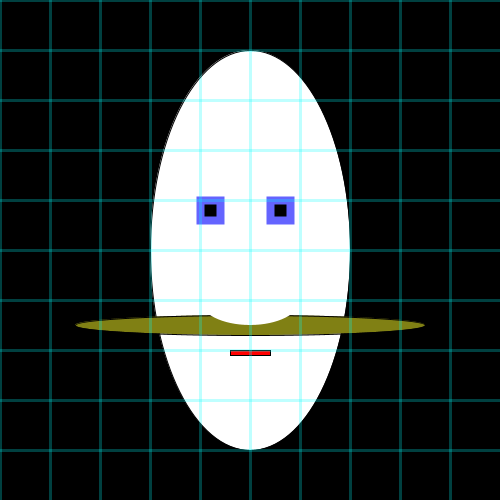
Frame 1 (no input)
Frame 60 (the mouse pressed at the canvas centre just before this capture): identical to frame 1, image omitted
Frame 120 (the mouse held since frame 60 and released just before this capture): identical to frame 1, image omitted

The Processing sketch that drew this single still picture (run headless with seeded random() and noise(); from frame 60 on, the mouse is pressed at the canvas centre):

// Processing sketch: processing_84431
// ── processing_84431.pde

// header
/******************************************
*  Processing Sketch Monster
*    
*  This is your first homework:
*  Make a monster like character
*  using simple shapes and color properties


*  Scroll to the bottom of the sketch to copy the grid code
*  copy and paste all things between dividing lines like these
/************************************************************************/

/*
*
*  Matt Richard 
******************************************/

// global variables


// setup
void setup(){
  // the setup function gets executed first thing
  // when the sketch loads and only is executed once
  size(500, 500); //size(width, height); in pixels
  smooth(); //this turns on anti-aliasing, makes things look pretty
}

// draw
void draw(){
  // When planning out the sketch you must think back to front like a painting.
  // The first things that you draw will get overlapped by the later things
  
  // 1. turn all pixels on the screen black
  background(0);
  
  // 2. Head - ellipse(x, y, width, height);
  stroke(0);// black
  fill(255);// white
  ellipse(250, 250, 200, 400);
  
  // 3. left eye - rect(x, y, width, height);
  fill(0);// black eye center
  stroke(100, 100, 255);// blue eye color
  strokeWeight(8);// thicker stroke to act as eye color
  rect(200, 200, 20, 20);
  
  // 4. right eye - rect(x, y, width, height);
  rect(270, 200, 20, 20);
  
  // 5. mustache - ellipse(x, y, width, height);
  stroke(0);
  strokeWeight(1);
  fill(128,128,20);// brown
  ellipse(250, 325, 350, 20);
  
  // 6. mouth - rect(x, y, width, height);
  fill(255,0,0);// red
  rect(230, 350, 40, 5);
  
  // 7. nose - ellipse(x, y, width, height);
  fill(255);// white
  noStroke();
  ellipse(250, 300, 100,50);
  
  
  
  
  
  /************************************************************************/
  // copy and include this line at the end of your draw() loop
  grid(50);// grid(spacing); spacing = distance in pixels from one grid line to the next
  /************************************************************************/
  
}





/************************************************************************/
// begin copy here
// copy this whole function, making sure to get everything, even the comments
// paste this code below your draw() like it exists here
void grid(int _spacing){
  pushStyle();// this command, when paired with popStyle
  // allows us to change the stroke and fill commands without
  // changing there values in other parts of the code
  
  // if you need to adjust the color of the grid line
  // do it here
  strokeWeight(3);
  stroke(0, 255, 255, 64);// blue at 25% opacity
  
  // draw vertical lines of grid
  for( int x = 0; x < width; x += _spacing){
   line(x, 0, x, height); 
  }
  // draw horizontal lines of grid
  for( int y = 0; y < height; y += _spacing){
   line(0, y, width, y); 
  }
  
  popStyle();// mates with pushStyle();
}
// end copy here
/************************************************************************/
